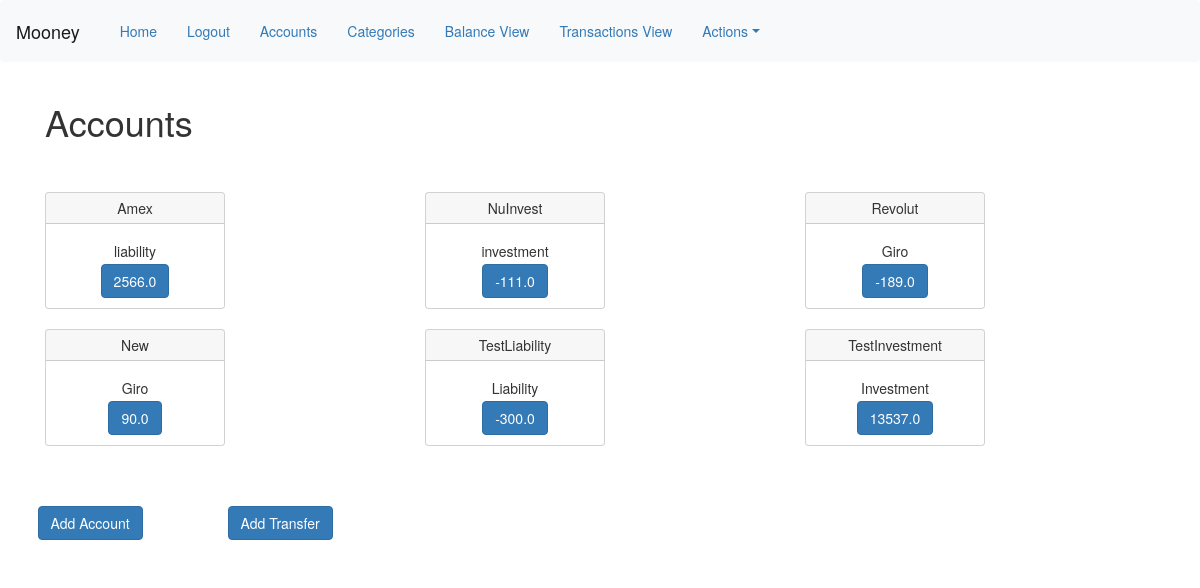
/accounts (signed in), run on an earlier commit of the app's database.
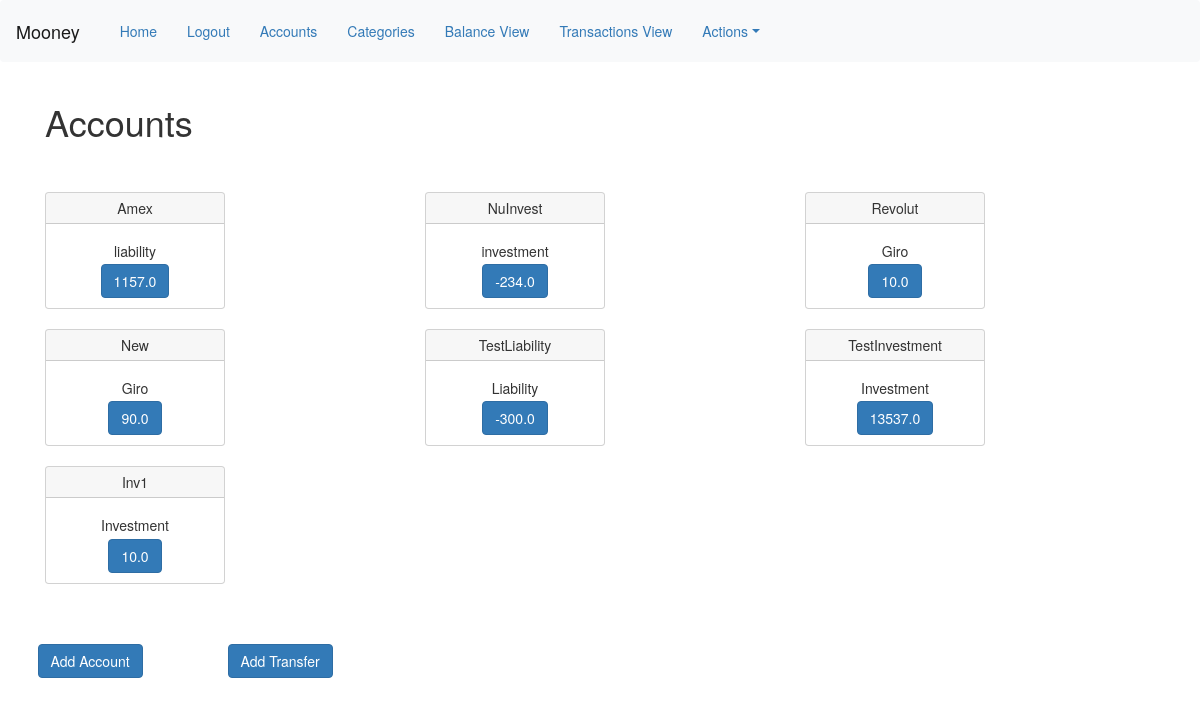
And on a later commit of the database.
### app/models.py (models this page shows, shortened)
class Account(db.Model):
    id            = db.Column(db.Integer, primary_key=True)
    name  = db.Column(db.String(64), unique=True)
    type  = db.Column(db.String(32), unique=False)
    currency = db.Column(db.String(16), unique=False)
    description   = db.Column(db.String(255), nullable=True)
    created_at    = db.Column(db.DateTime, index=True, default=datetime.utcnow)
    last_modified = db.Column(db.DateTime, index=True, default=datetime.utcnow)
    start_balance = db.Column(db.Float(64), default=0.00)
    user_id       = db.Column(db.Integer, db.ForeignKey('user.id'))
    balance_archive = db.Column(db.String(), nullable=True)

### app/routes.py (the view)
@app.route('/accounts', methods=['GET'])
@login_required
def accounts():
    accounts = Account.query.filter_by(user_id=current_user.id).all()
    for account in accounts:
        transaction_balance = Transaction.query.filter_by(account=account.id).with_entities(func.sum(Transaction.amount).label('total')).first().total
        trf_negative = Transfer.query.filter_by(source_account=account.id).with_entities(func.sum(Transfer.amount).label('total')).first().total
        trf_positive = Transfer.query.filter_by(target_account=account.id).with_entities(func.sum(Transfer.amount).label('total')).first().total
        transfer_balance = float(trf_positive or 0.0) - float(trf_negative or 0.0)
        balance = account.start_balance + float(transaction_balance or 0.0) + transfer_balance
        account.balance = balance
    return render_template('accounts.html', title='Accounts', accounts=accounts)

### app/models.py (called while the page is built)
@login.user_loader
def load_user(id):
    return User.query.get(int(id))

### app/templates/accounts.html
{% extends "base.html" %}
{% block app_content %}
<h1>Accounts</h1>
<br>
<br>
<div class="row">
  {% for account in accounts %}
  <div class="col-sm-4">
    <div class="card text-center" style="width: 18rem;">
      <div class="card-header">
        {{ account.name }}
      </div>
      <div class="card-body">
        <h5 class="card-title">{{ account.type }}</h5>
        <a href="{{ url_for('account_detail', account=account.name) }}" class="btn btn-primary">{{ account.balance }}</a>
      </div>
    </div>
    <br>
  </div>
  {% endfor %}
</div>
<br>
<br>
<div class="row">
  <div class="col-2">
    <div class="float-right">
      <a href="{{ url_for('add_account') }}" class="btn btn-primary">Add Account</a>
    </div>
  </div>
  <div class="col-2">
    <div class="float-right">
      <a href="{{ url_for('add_transfer') }}" class="btn btn-primary">Add Transfer</a>
    </div>
  </div>
</div>
<br>
{% endblock %}

What changed in the data, as far as the page shows it:
computed for Account "Amex": balance "2566.0" → "1157.0"
computed for Account "NuInvest": balance "-111.0" → "-234.0"
computed for Account "Revolut": balance "-189.0" → "10.0"
added Account: name "Inv1", type "Investment", balance "10.0"
